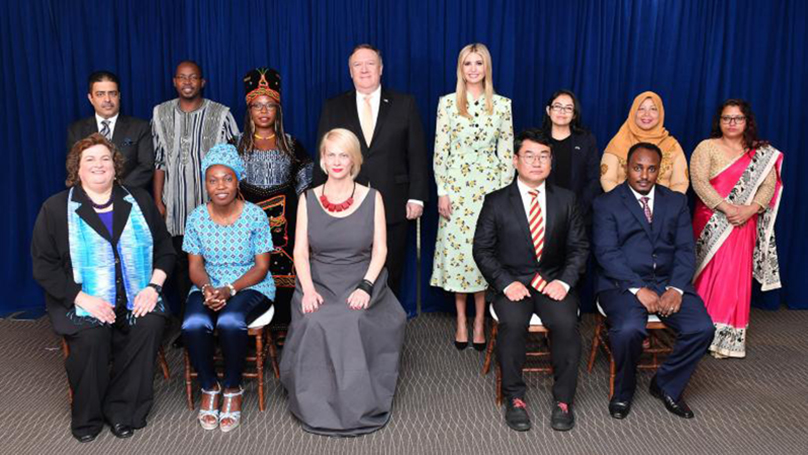
#> input picture 臉部辨識/group_photos.jpg, 808 x 455 px
$ python xml_1.py   (older library calls are emulated)
#> lines starting #> are read from the running program, lines starting #| are printed output that depends on the picture; after the words box and inside, x2 and y2 are one past the last pixel; in counts of white or black regions, pixels touching at a corner belong together
import  cv2
casc_path='haarcascade_frontalface_default.xml'
faceCascade=cv2.CascadeClassifier(casc_path)
imagename=cv2.imread('group_photos.jpg')
#> imagename is the input picture: shape (455, 808, 3); mean B, G, R 88.7, 73.1, 76.9
faces=faceCascade.detectMultiScale(
    imagename,scaleFactor=1.1,
    minNeighbors=4,
    minSize=(3,3),
    maxSize=(57,57)
)
#> faces = 13 rows, first 6: [456, 50, 35, 35], [173, 66, 29, 29], [88, 80, 36, 36], [547, 95, 31, 31], [717, 107, 32, 32], [320, 141, 38, 38]
print(faces)
#| [[456  50  35  35]
#|  [173  66  29  29]
#|  [ 88  80  36  36]
#|  [547  95  31  31]
#|  [717 107  32  32]
#|  [320 141  38  38]
#|  [204 167  34  34]
#|  [348  50  35  35]
#|  [627  94  41  41]
#|  [626 153  39  39]
#|  [515 140  43  43]
#|  [ 77 146  42  42]
#> (further printed lines are left out)
for x,y,w,h in faces:
    cv2.rectangle(imagename,(x,y),(x+w,y+h),(0,255,0),2)
#> this loop made 13 passes
#> (x, y, w, h) on passes 1 to 12: (456, 50, 35, 35), (173, 66, 29, 29), (88, 80, 36, 36), (547, 95, 31, 31), (717, 107, 32, 32), (320, 141, 38, 38), (204, 167, 34, 34), (348, 50, 35, 35), (627, 94, 41, 41), (626, 153, 39, 39), (515, 140, 43, 43), (77, 146, 42, 42)
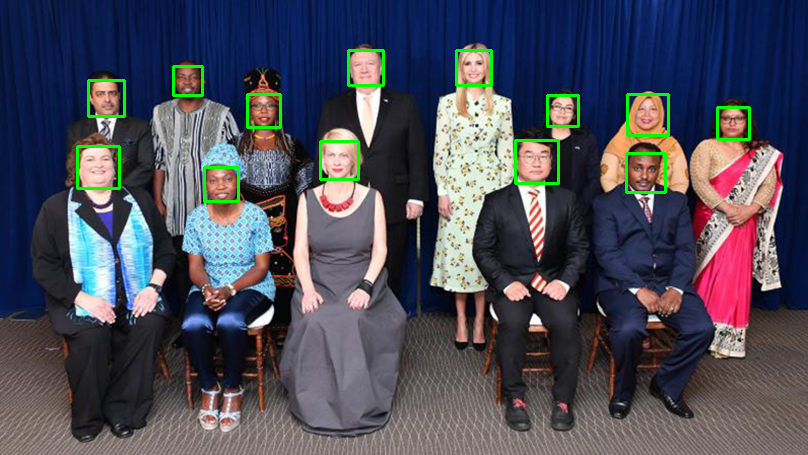
#> imagename: shape (455, 808, 3); 1.51% of pixels changed, all inside (x1, y1, x2, y2) = (76, 49, 751, 203)
cv2.imshow('show',imagename)

cv2.putText(imagename,'Find'+str(len(faces))+'face!',(30,imagename.shape[0]-5),
            cv2.FONT_HERSHEY_PLAIN,5,(255,255,255),2)
cv2.imshow('show2',imagename)
cv2.waitKey()
cv2.destroyAllWindows()
print('進行儲存')
from PIL import Image
count=1
for x,y,w,h in faces:
    cv2.rectangle(imagename,(x,y),(x+w,y+h),(128,255,0),2)
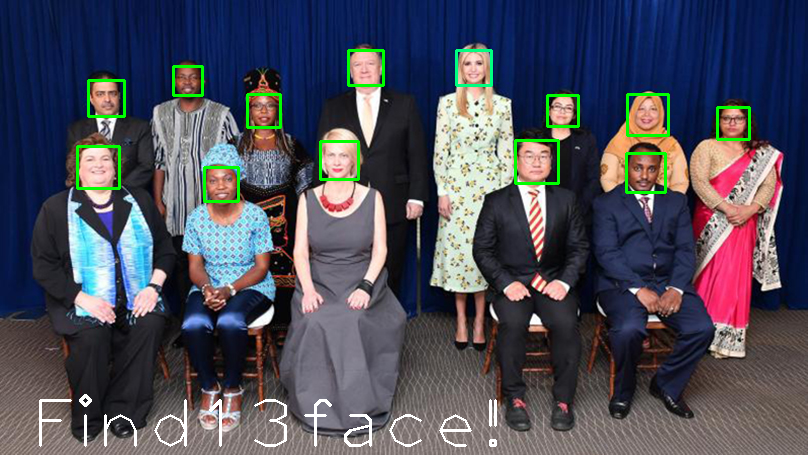
#> imagename: shape (455, 808, 3); mean B, G, R 88.8, 76.9, 76.4
    filename='media//face'+str(count)+'.jpg'
    image1=Image.open('group_photos.jpg')
    image2=image1.crop((x,y,x+w,y+h))
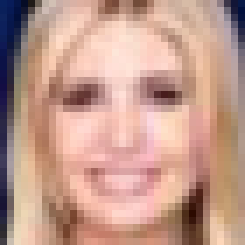
#> image2: PIL image 35x35 RGB (shown 7 times larger); mean R, G, B 195.1, 155, 140.9
    #image3=image2.resize((70,70),Image.ANTIALIAS)
    image2.save(filename)
    count+=1
